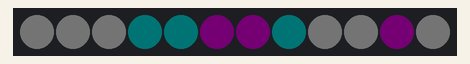
Recording of a sketch running on a simulated Arduino Uno, built with avr-gcc and run on an emulated ATmega328P. Parts: 12 RGB LEDs in strip order, left to right. Dim RGB values are drawn brighter than linear; random numbers use the default seed unless the sketch sets one.

Above: at 1.17 s.
At 2.4 s:
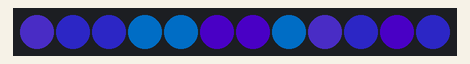
At 39.01 s:
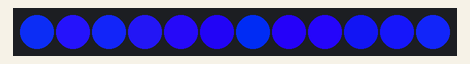

The sketch:

APA102Candle.ino
```cpp
/*
  This sketch makes three NeoPixels fade in a candle-like behavior.

  created 26 Jun 2015
  modified 24 Jul 2015
  by Tom Igoe

 */
//#include <CapacitiveSensor.h>
//#include <SoftwareSerial.h>
#include <Adafruit_NeoPixel.h>

const int neoPixelPin = 6;
const int numPixels = 12;

//SoftwareSerial mySerial(3, 4); // RX, TX

Adafruit_NeoPixel strip = Adafruit_NeoPixel(numPixels, neoPixelPin, NEO_GRB + NEO_KHZ800);

//CapacitiveSensor  mySensor = CapacitiveSensor(1, 2);       // 10M resistor between pins 1 & 2, pin 2 is sensor pin

// changing range of keyframe colors for the pixels to flicker to:
//unsigned long keyColors[] = {0xCB500F, 0xB4410C, 0x95230C, 0x853E0B};
unsigned long keyColors[] = {0x2300DE, 0x1512ED, 0x0034D9, 0x2315FF};

unsigned long targetColor[numPixels];    // next target for each pixel
unsigned long pixelColor[numPixels];     // current color for each pixel

// count of keyframe colors:
int numColors = sizeof(keyColors) / 4;
boolean online = false;       // whether the client is online
int flickerInterval = 30;     // in millis, the delay between flicker steps
int threshold = 500;          // difference threshold for sensor
int sensingInterval = 250;    // time between local candle twinkles
int networkInterval = 1000;   // time between twinkle messages to the network
long lastTwinkle = 0;         // how long since the last local twinkle
long lastNetworkTwinkle = 0;  // how long since the last network twinkle

void setup()  {
 // mySerial.begin(9600);                  // initialize serial
//  mySensor.set_CS_Timeout_Millis(50);
//  mySensor.set_CS_Timeout_Millis(50);
  strip.begin();                          // initialize pixel strip
  for (int pixel = 0; pixel < numPixels; pixel++) {
    strip.setPixelColor(pixel, 0, 0, 0);  // turn off pixel
    strip.show();                         // refresh the strip
  }

  delay(1000);    // delay to see the LEDs reset before main loop
}

void loop() {
  // if you get a serial x, make with the twinkling:
//  if (mySerial.available()) {
//    readSerial();
//  }

  // create the flicker effect:
  if (millis() % flickerInterval < 2) {
    flickerPixels();
  }

//  if (!online) {
//    strip.setPixelColor(0, 0, 0, 34);  // turn first pixel to low blue
//  }

  // read sensor every half second:
  if (millis() - lastTwinkle > sensingInterval) {       // disable the sensor after a sensing event happens
//    long touch =  mySensor.capacitiveSensor(15);
//    if (touch > threshold) {
//      // if the minimum network interval has passed:
//      if (millis() - lastNetworkTwinkle > networkInterval) {
//        mySerial.print("*");
//        lastNetworkTwinkle = millis();
//      }
//      twinkle();
//    }
  }
  // update the strip:
  strip.show();
}

/*
  this function reads serial input and interprets it
 */

//void readSerial() {
//  char input = mySerial.read();
//  switch (input) {
//    case '*':    // do a twinkle
//      twinkle();
//      break;
//    case '!':
//      online = true;
//      break;
//    case '~':
//      online = false;
//      break;
//    default:  // placeholder for other options here
//      break;
//  }
//}

/*
  this function creates the twinkle effect:
*/
void twinkle() {
  int whichPixel = random(numPixels);
  int thisPixel = whichPixel; // pick a random pixel from the visible list
  pixelColor[thisPixel] = 0xFFDDDD;          // set its color to white
  lastTwinkle = millis();
}

/*
  this function creates the flicker effect:
*/
void flickerPixels() {
  // iterate over all pixels:
  for (int thisPixel = 0; thisPixel < numPixels; thisPixel++) {
    // if the target color matches the current color for this pixel,
    // then pick a new target color randomly:
    if (targetColor[thisPixel] == pixelColor[thisPixel]) {
      int nextColor = random(numColors);
      targetColor[thisPixel] = keyColors[nextColor];
    }
    // fade the pixel one step from the current color to the target color:
    pixelColor[thisPixel] = compare(pixelColor[thisPixel], targetColor[thisPixel]);
    // set the pixel color in the strip:
    strip.setPixelColor(thisPixel, pixelColor[thisPixel]);// set the color for this pixel
  }
}

/*
  takes two colors and returns a color that's a point on each axis (r, g, b)
  closer to the target color
*/
unsigned long compare(unsigned long thisColor, unsigned long thatColor) {
  // separate the first color:
  byte r = thisColor >> 16;
  byte g = thisColor >>  8;
  byte b = thisColor;

  // separate the second color:
  byte targetR = thatColor >> 16;
  byte targetG = thatColor >>  8;
  byte targetB = thatColor;

  // fade the first color toward the second color:
  if (r > targetR) r--;
  if (g > targetG) g--;
  if (b > targetB) b--;

  if (r < targetR) r++;
  if (g < targetG) g++;
  if (b < targetB) b++;

  // combine the values to get the new color:
  unsigned long result = ((unsigned long)r << 16) | ((unsigned long)g << 8) | b;
  return result;
}
```
